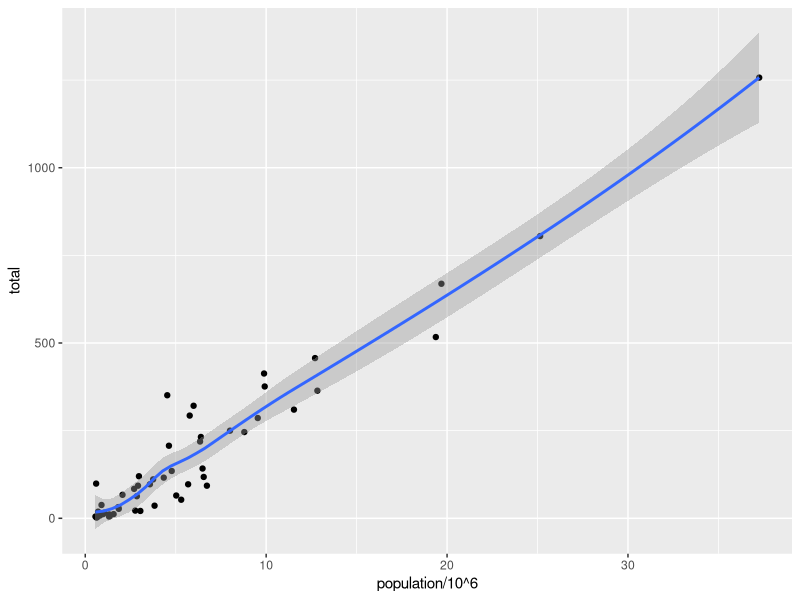
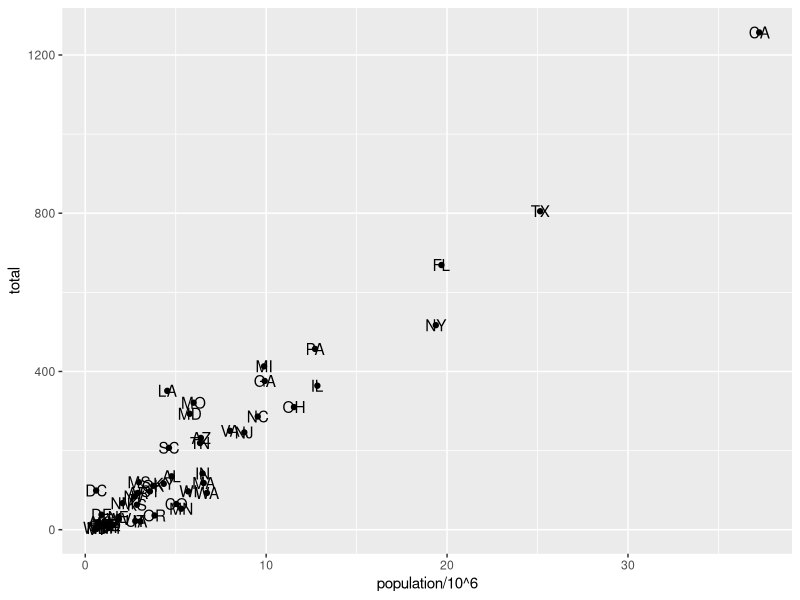
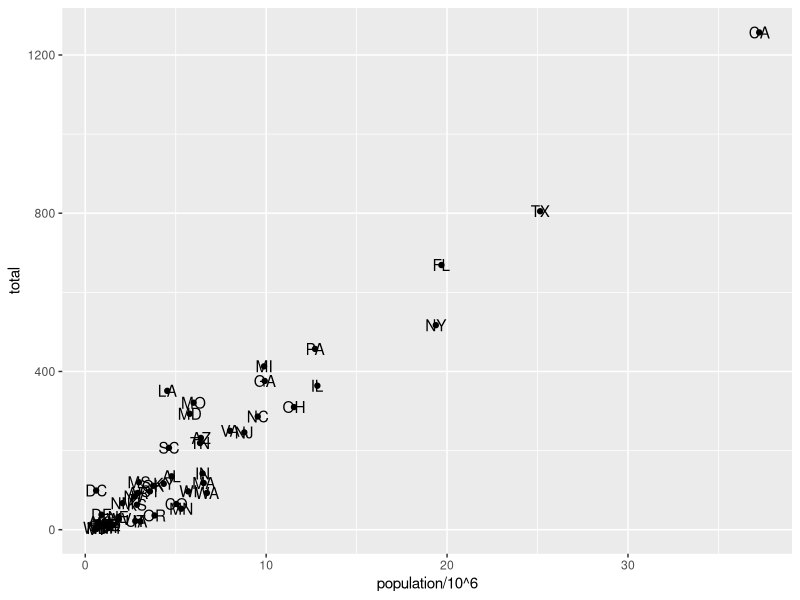
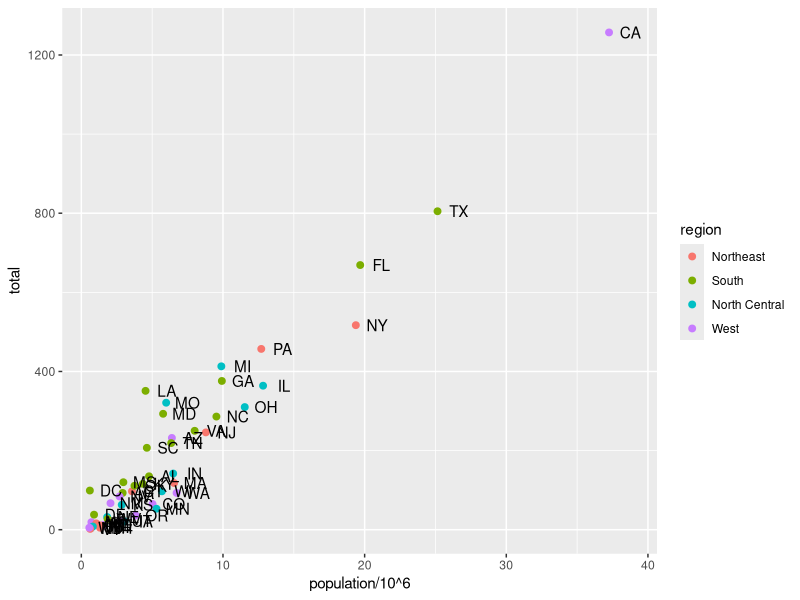
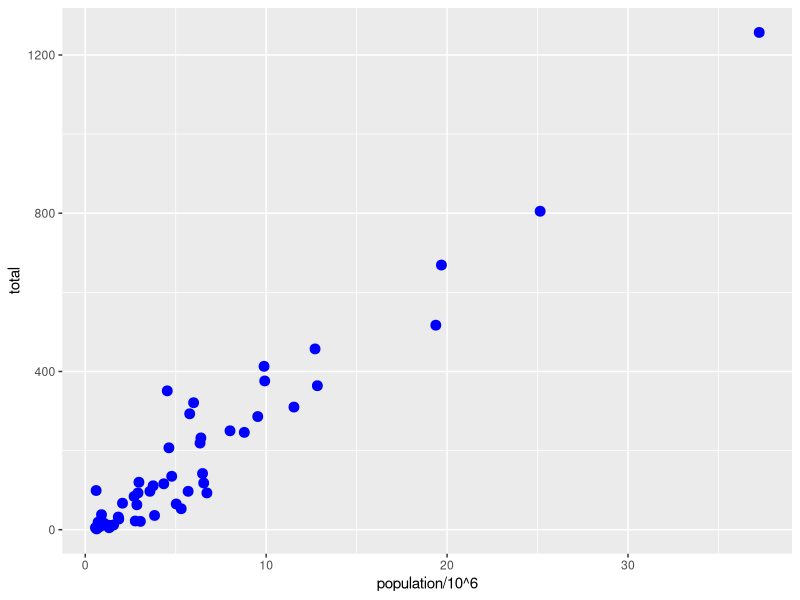
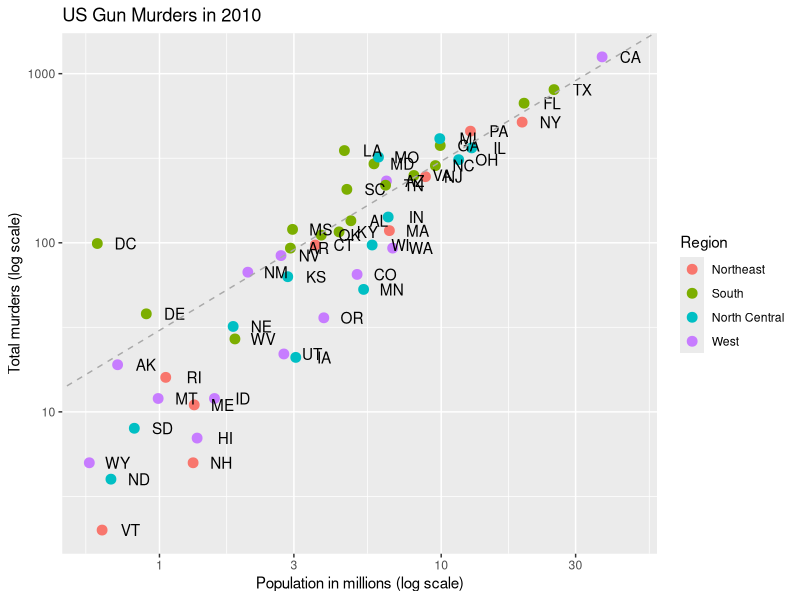
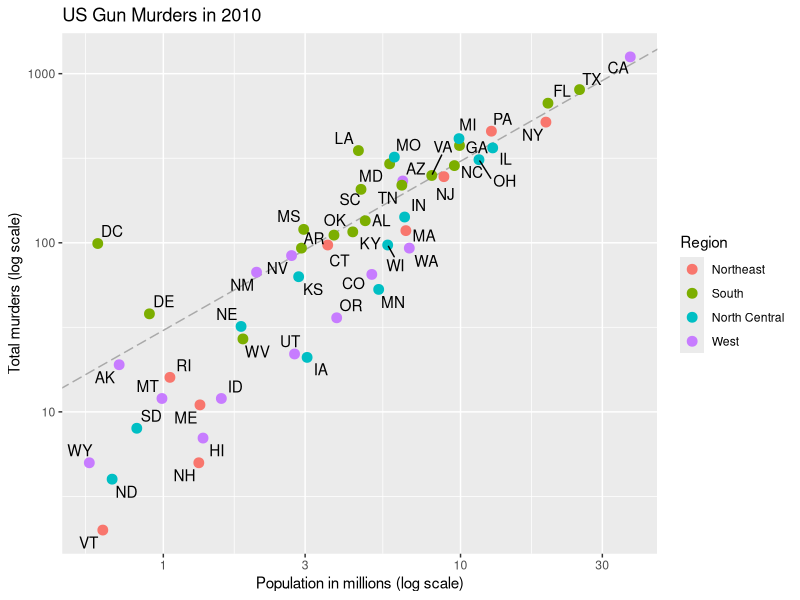
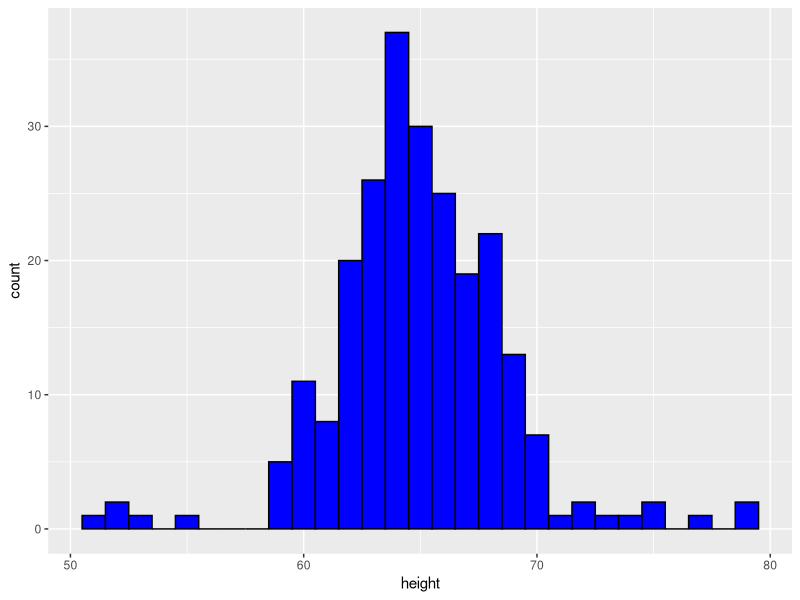

These charts were generated, in order, by the following R code:

library(tidyverse)
library(dslabs)
library(ggrepel)

data(murders)
data(heights)
data(gapminder)



head(murders)

# Basic scatter + smooth
murders |>
    ggplot(aes(x = population/10^6, y = total)) +
    geom_point() +
    geom_smooth()

# Labels without global aes 
murders |>
    ggplot() +
    geom_point(aes(x = population/10^6, y = total)) +
    geom_text(aes(x = population/10^6, y = total, label = abb))

# Global aes to avoid redundancy
murders |>
    ggplot(aes(population/10^6, total)) +
    geom_point() +
    geom_text(aes(label = abb))

# Mapping vs setting color
murders |>
    ggplot(aes(population/10^6, total)) +
    geom_point(aes(color = region), size = 2) +
    geom_text(aes(label = abb), nudge_x = 1.5)

murders |>
    ggplot(aes(population/10^6, total)) +
    geom_point(color = "blue", size = 3)


# Building layers step-by-step


p0 <- murders |>
    ggplot(aes(population/10^6, total))

p1 <- p0 + geom_point(aes(color = region), size = 3)
p2 <- p1 + geom_text(aes(label = abb), nudge_x = 0.1)
p3 <- p2 + scale_x_log10() + scale_y_log10()

r <- murders |>
    summarize(rate = sum(total)/sum(population)*10^6) |>
    pull(rate)

p4 <- p3 + geom_abline(intercept = log10(r), lty = 2, color = "darkgrey")

p5 <- p4 + labs(
    title = "US Gun Murders in 2010",
    x = "Population in millions (log scale)",
    y = "Total murders (log scale)",
    color = "Region"
)

p5

# cleaned version with better labels
murders |>
    ggplot(aes(population/10^6, total)) +
    geom_abline(intercept = log10(r), lty = 5, color = "darkgrey") +
    geom_point(aes(color = region), size = 3) +
    geom_text_repel(aes(label = abb)) +
    scale_x_log10() +
    scale_y_log10() +
    labs(
        title = "US Gun Murders in 2010",
        x = "Population in millions (log scale)",
        y = "Total murders (log scale)",
        color = "Region"
    )


# 1D Plots: distributions – heights


head(heights)

# Histogram
heights |>
    filter(sex == "Female") |>
    ggplot(aes(height)) +
    geom_histogram(binwidth = 1, fill = "blue", col = "black")

# Density
heights |>
    filter(sex == "Female") |>
    ggplot(aes(height)) +
    geom_density(fill = "blue", alpha = 0.4)

# Boxplot by gender
heights |>
    ggplot(aes(sex, height)) +
    geom_boxplot()


# Bar plots: proportions – murders


murders |>
    ggplot(aes(y = region)) +
    geom_bar(color = "red")

tab <- murders |>
    count(region) |>
    mutate(proportion = n/sum(n))

tab |>
    ggplot(aes(region, proportion)) +
    geom_col()


# Faceting and time series using gapminder


head(gapminder)

# Single year scatter
gapminder |>
    filter(year == 1962) |>
    ggplot(aes(fertility, life_expectancy, color = continent)) +
    geom_point()

# Facet by year
gapminder |>
    filter(year %in% c(1962, 1992, 2012)) |>
    ggplot(aes(fertility, life_expectancy, color = continent)) +
    geom_point() +
    facet_grid(. ~ year)

# Time series for one country
gapminder |>
    filter(country == "United States") |>
    ggplot(aes(year, fertility)) +
    geom_line()

# Time series for two countries (fertility)
countries <- c("South Korea", "Germany")

gapminder |>
    filter(country %in% countries, !is.na(fertility)) |>
    ggplot(aes(year, fertility, color = country)) +
    geom_line()

# Time series for two countries (life expectancy)
countries <- c("Brazil", "Japan")

gapminder |>
    filter(country %in% countries, !is.na(life_expectancy)) |>
    ggplot(aes(year, life_expectancy, color = country)) +
    geom_line()


# Regression trend line: mtcars


ggplot(mtcars, aes(x = hp, y = mpg)) +
    geom_point(size = 3) +
    geom_smooth(method = "lm", color = "darkgrey") +
    scale_x_continuous(name = "Horsepower") +
    scale_y_continuous(name = "Miles per Gallon") +
    labs(title = "Horsepower vs. Miles per Gallon in mtcars")

x <- c(20090101, "2009-01-02", "2009 01 03", "2009-1-4")

ymd(x)

str_trim("  Hello World!  ")

sum(2,3) |> sum(20) |> sqrt() - 25|>sqrt()
